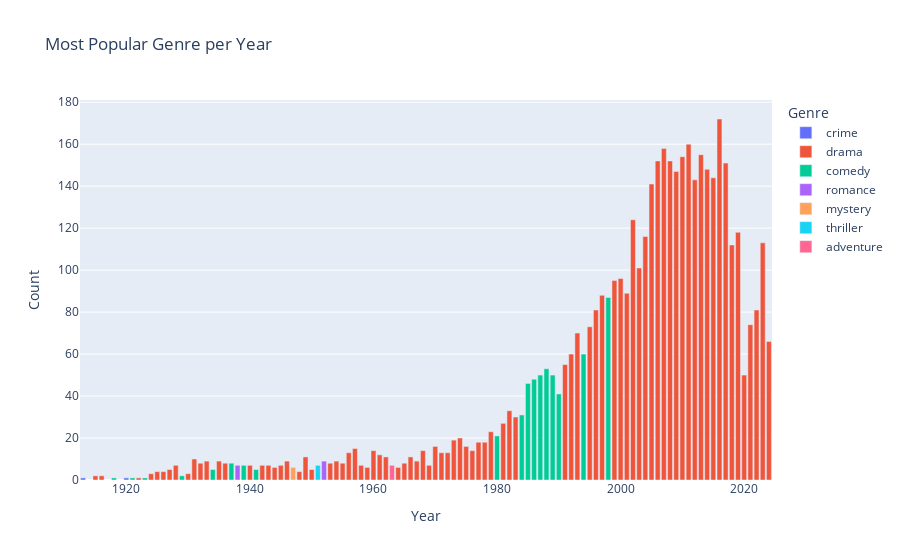

This figure's notebook cell:
### Code cell
fig_year = px.bar(
    most_popular_genres_year,
    x='Year',
    y='Count',
    color='Genre',
    title='Most Popular Genre per Year'
)
fig_year.show()

### Figure 1 — Plotly figure (JSON) as saved in the notebook; plotly's stock layout.template omitted (floating-point values rounded to 4 significant figures)
{"data": [{"alignmentgroup": "True", "hovertemplate": "Genre=crime<br>Year=%{x}<br>Count=%{y}<extra></extra>", "legendgroup": "crime", "marker": {"color": "#636efa", "pattern": {"shape": ""}}, "name": "crime", "offsetgroup": "crime", "orientation": "v", "showlegend": true, "textposition": "auto", "type": "bar", "x": [1913, 1920], "xaxis": "x", "y": [1, 1], "yaxis": "y"}, {"alignmentgroup": "True", "hovertemplate": "Genre=drama<br>Year=%{x}<br>Count=%{y}<extra></extra>", "legendgroup": "drama", "marker": {"color": "#EF553B", "pattern": {"shape": ""}}, "name": "drama", "offsetgroup": "drama", "orientation": "v", "showlegend": true, "textposition": "auto", "type": "bar", "x": [1915, 1916, 1922, 1924, 1925, 1926, 1927, 1928, 1930, 1931, 1932, 1933, 1935, 1936, 1940, 1942, 1943, 1944, 1945, 1946, 1948, 1949, 1950, 1953, 1954, 1955, 1956, 1957, 1958, 1959, 1960, 1961, 1962, 1964, 1965, 1966, 1967, 1968, 1969, 1970, 1971, 1972, 1973, 1974, 1975, 1976, 1977, 1978, 1979, 1981, 1982, 1983, 1991, 1992, 1993, 1995, 1996, 1997, 1999, 2000, 2001, 2002, 2003, 2004, 2005, 2006, 2007, 2008, 2009, 2010, 2011, 2012, 2013, 2014, 2015, 2016, 2017, 2018, 2019, 2020, 2021, 2022, 2023, 2024], "xaxis": "x", "y": [2, 2, 1, 3, 4, 4, 5, 7, 3, 10, 8, 9, 9, 8, 7, 7, 7, 6, 7, 9, 4, 11, 5, 8, 9, 8, 13, 15, 7, 6, 14, 12, 11, 6, 8, 11, 9, 14, 7, 16, 13, 13, 19, 20, 16, 14, 18, 18, 23, 27, 33, 30, 55, 60, 70, 73, 81, 88, 95, 96, 89, 124, 101, 116, 141, 152, 158, 152, 147, 154, 160, 143, 155, 148, 144, 172, 151, 112, 118, 50, 74, 81, 113, 66], "yaxis": "y"}, {"alignmentgroup": "True", "hovertemplate": "Genre=comedy<br>Year=%{x}<br>Count=%{y}<extra></extra>", "legendgroup": "comedy", "marker": {"color": "#00cc96", "pattern": {"shape": ""}}, "name": "comedy", "offsetgroup": "comedy", "orientation": "v", "showlegend": true, "textposition": "auto", "type": "bar", "x": [1918, 1921, 1923, 1929, 1934, 1937, 1939, 1941, 1980, 1984, 1985, 1986, 1987, 1988, 1989, 1990, 1994, 1998], "xaxis": "x", "y": [1, 1, 1, 2, 5, 8, 7, 5, 21, 31, 46, 48, 50, 53, 50, 41, 60, 87], "yaxis": "y"}, {"alignmentgroup": "True", "hovertemplate": "Genre=romance<br>Year=%{x}<br>Count=%{y}<extra></extra>", "legendgroup": "romance", "marker": {"color": "#ab63fa", "pattern": {"shape": ""}}, "name": "romance", "offsetgroup": "romance", "orientation": "v", "showlegend": true, "textposition": "auto", "type": "bar", "x": [1938, 1952], "xaxis": "x", "y": [7, 9], "yaxis": "y"}, {"alignmentgroup": "True", "hovertemplate": "Genre=mystery<br>Year=%{x}<br>Count=%{y}<extra></extra>", "legendgroup": "mystery", "marker": {"color": "#FFA15A", "pattern": {"shape": ""}}, "name": "mystery", "offsetgroup": "mystery", "orientation": "v", "showlegend": true, "textposition": "auto", "type": "bar", "x": [1947], "xaxis": "x", "y": [6], "yaxis": "y"}, {"alignmentgroup": "True", "hovertemplate": "Genre=thriller<br>Year=%{x}<br>Count=%{y}<extra></extra>", "legendgroup": "thriller", "marker": {"color": "#19d3f3", "pattern": {"shape": ""}}, "name": "thriller", "offsetgroup": "thriller", "orientation": "v", "showlegend": true, "textposition": "auto", "type": "bar", "x": [1951], "xaxis": "x", "y": [7], "yaxis": "y"}, {"alignmentgroup": "True", "hovertemplate": "Genre=adventure<br>Year=%{x}<br>Count=%{y}<extra></extra>", "legendgroup": "adventure", "marker": {"color": "#FF6692", "pattern": {"shape": ""}}, "name": "adventure", "offsetgroup": "adventure", "orientation": "v", "showlegend": true, "textposition": "auto", "type": "bar", "x": [1963], "xaxis": "x", "y": [7], "yaxis": "y"}], "layout": {"barmode": "relative", "legend": {"title": {"text": "Genre"}, "tracegroupgap": 0}, "title": {"text": "Most Popular Genre per Year"}, "xaxis": {"anchor": "y", "domain": [0, 1], "title": {"text": "Year"}}, "yaxis": {"anchor": "x", "domain": [0, 1], "title": {"text": "Count"}}}}
